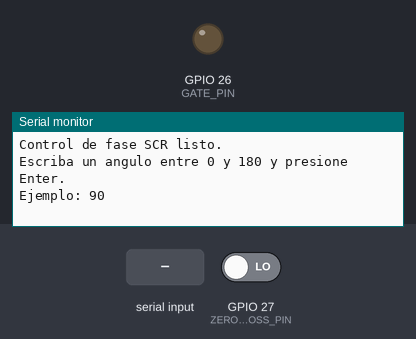
Simulated run of this sketch. Board: ESP32. Parts: output pins drawn as LEDs (lit = HIGH), the last lines printed to the serial monitor. The test bench sets the inputs (shaded band); at power-on: GPIO 27 (ZERO_CROSS_PIN) LOW.

Above: at 1.2 s.
1.3 s: "90,45\n" received over Serial
At 2.1 s:
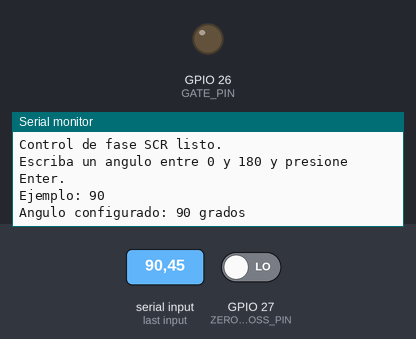
2.8 s: "200\n" received over Serial
At 3.3 s:
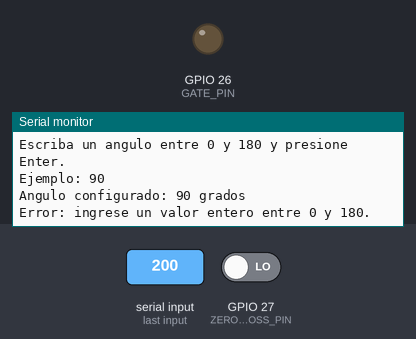

Measured:
- after the input at 1.3 s, the serial monitor: prints a new line at once (image 1)
- after the input at 2.8 s, the serial monitor: prints a new line at once (image 2)

The sketch:

SHOT.ino
```cpp
/*
  Control de fase para SCR con ESP32
  Red: 60 Hz
  Entrada: pulso de cruce por cero
  Salida: pulso para activar Q1 / MOC3020

  Escribir un ángulo entre 0 y 180 en el Monitor Serial.
*/

const int ZERO_CROSS_PIN = 27;  // Entrada desde detección de cruce por cero
const int GATE_PIN = 26;        // Salida hacia R4 -> Q1 -> MOC3020

const unsigned long HALF_CYCLE_US = 8333;  // Semiciclo para 60 Hz
const unsigned long PULSE_WIDTH_US = 500;  // Ancho inicial del pulso de disparo

volatile bool zeroCrossDetected = false;
volatile unsigned long lastZeroCrossUs = 0;

int alpha = 90;  // Ángulo de disparo inicial en grados

void IRAM_ATTR zeroCrossISR() {
  unsigned long now = micros();

  // Antirrebote/filtro básico: evita dobles detecciones muy cercanas
  if (now - lastZeroCrossUs > 3000) {
    zeroCrossDetected = true;
    lastZeroCrossUs = now;
  }
}

void setup() {
  Serial.begin(115200);

  pinMode(ZERO_CROSS_PIN, INPUT);
  pinMode(GATE_PIN, OUTPUT);

  digitalWrite(GATE_PIN, LOW);

  attachInterrupt(
    digitalPinToInterrupt(ZERO_CROSS_PIN),
    zeroCrossISR,
    RISING
  );

  Serial.println("Control de fase SCR listo.");
  Serial.println("Escriba un angulo entre 0 y 180 y presione Enter.");
  Serial.println("Ejemplo: 90");
}

void loop() {
  // Leer nuevo ángulo desde el monitor serial
  if (Serial.available() > 0) {
    int nuevoAlpha = Serial.parseInt();

    if (nuevoAlpha >= 0 && nuevoAlpha <= 180) {
      alpha = nuevoAlpha;

      Serial.print("Angulo configurado: ");
      Serial.print(alpha);
      Serial.println(" grados");
    } else {
      Serial.println("Error: ingrese un valor entero entre 0 y 180.");
    }

    // Elimina saltos de línea pendientes en el buffer serial
    while (Serial.available() > 0) {
      Serial.read();
    }
  }

  // Procesar cada cruce por cero detectado
  if (zeroCrossDetected) {
    noInterrupts();
    zeroCrossDetected = false;
    interrupts();

    // Evita disparar si alpha es 180°, equivalente a potencia mínima.
    if (alpha < 180) {
      unsigned long delayUs = map(alpha, 0, 180, 0, HALF_CYCLE_US);

      // Evita llegar exactamente al final del semiciclo
      if (delayUs > HALF_CYCLE_US - PULSE_WIDTH_US) {
        delayUs = HALF_CYCLE_US - PULSE_WIDTH_US;
      }

      delayMicroseconds(delayUs);

      // Pulso que activa Q1 y, por ende, el LED del MOC3020
      digitalWrite(GATE_PIN, HIGH);
      delayMicroseconds(PULSE_WIDTH_US);
      digitalWrite(GATE_PIN, LOW);
    }
  }
}
```
